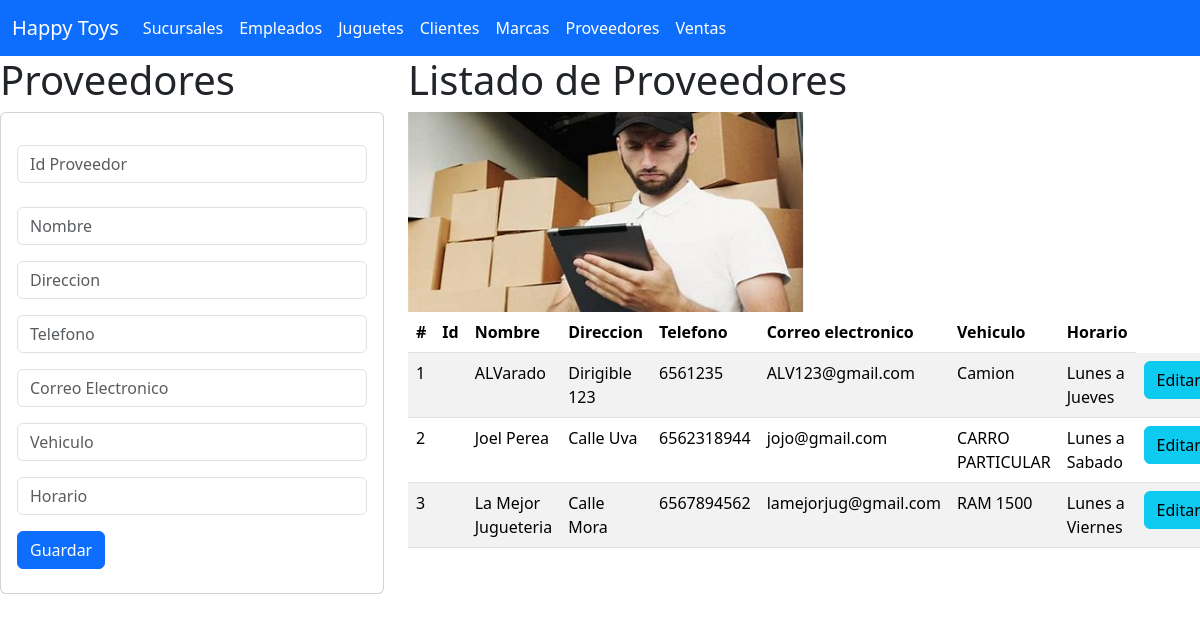
The app's page /proveedores, older data.
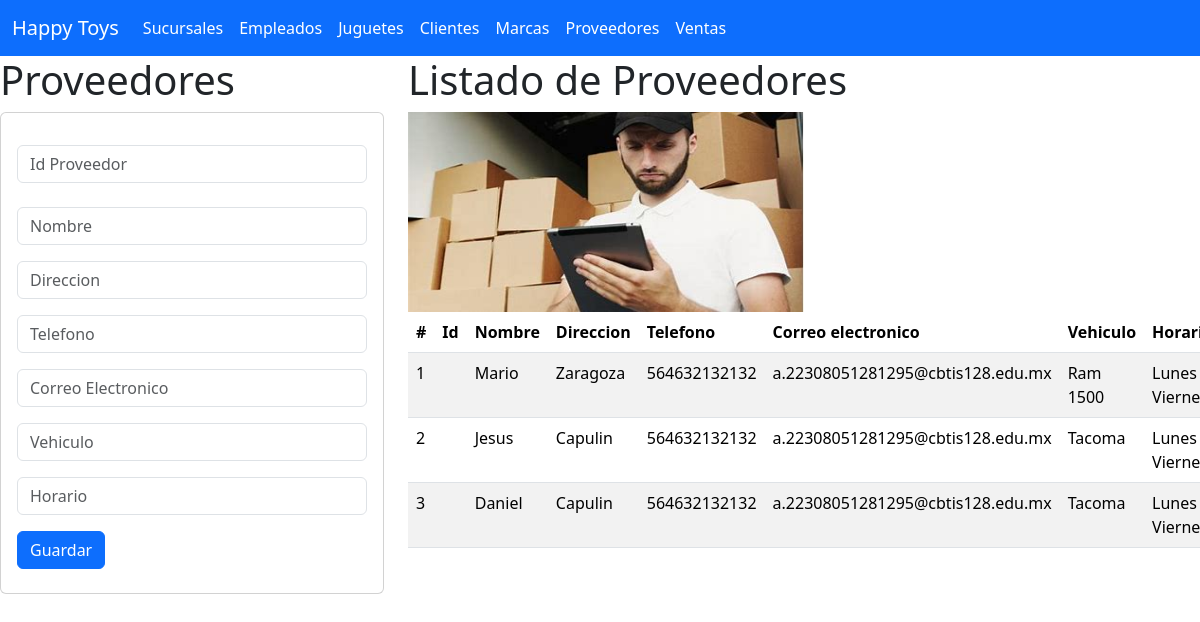
The same page, newer data.
### proveedores_app/models.py (models this page shows, shortened)
class Proveedores(models.Model):
    id_proveedor = models.CharField(primary_key=True, max_length=11)
    nombre = models.CharField(max_length=40)
    direccion = models.CharField(max_length=40)
    telefono = models.CharField(max_length=20)
    correo_electronico = models.CharField(max_length=40)
    vehiculo = models.CharField(max_length=20)
    horario = models.CharField(max_length=20)

### proveedores_app/views.py (the view)
# urls.py: path('proveedores', views.inicio_vistaProveedores, name='proveedores'),
def inicio_vistaProveedores (request):
    proveedores = Proveedores.objects.all()
    return render(request, 'gestionarProveedores.html', {'misProveedores' : proveedores})

### proveedores_app/templates/gestionarProveedores.html (shortened to what this page needs)
{% extends "base.html" %}
{% load static %}
{% block cuerpo %}
<div class="row">
  <div class="col-sm-12 col-md-4 col-lg-4 col-xl-4">
    <h1>Proveedores</h1>
    <div class="card">
      <div class="card-body">
        <form action="/registrarProveedores/" method="POST">
          <div class="from-group py-3">
            <input type="number"  id="txtid_proveedor"  name="txtid_proveedor" class="form-control"  placeholder="Id Proveedor" minlength="1"  maxlength="11"  required/>
          </div>
          <div class="from-group py-2">
            <input type="text"  id="txtnombre"  name="txtnombre" class="form-control"  placeholder="Nombre" minlength="1"  maxlength="40"  required/>
          </div>
          <div class="from-group py-2">
            <input type="text"  id="txtdireccion"  name="txtdireccion" class="form-control"  placeholder="Direccion" minlength="1"  maxlength="40"  required/>
          </div>
          <div class="from-group py-2">
            <input type="number"  id="txttelefono"  name="txttelefono" class="form-control"  placeholder="Telefono" required/>
          </div>
          <div class="from-group py-2">
            <input type="text"  id="txtcorreo_electronico"  name="txtcorreo_electronico" class="form-control"  placeholder="Correo Electronico" minlength="1"  maxlength="40"  required/>
          </div>
          <div class="from-group py-2">
            <input type="text"  id="txtvehiculo"  name="txtvehiculo" class="form-control"  placeholder="Vehiculo" minlength="1"  maxlength="20"  required/>
          </div>
          <div class="from-group py-2">
            <input type="text"  id="txthorario"  name="txthorario" class="form-control"  placeholder="Horario" minlength="1"  maxlength="20"  required/>
          </div>
          <div class="from-group py-2">
            <button type="submit" class="btn btn-primary">Guardar</button>
          </div>
        </form>
      </div>
    </div>
  </div>
  <div class="col-sm-12 col-md-8 col-lg-8 col-xl-8">
    <h1>Listado de Proveedores</h1>
    <img class="w-50" src="{% static 'img/proveedores.jpg' %}" alt="Trulli" width="200" height="200">
    <div class="table-responsive">
      <table class="table table-striped">
        <thead>
          <tr>
            <th scope="col">#</th>
            <th scope="col">Id</th>
            <th scope="col">Nombre</th>
            <th scope="col">Direccion</th>
            <th scope="col">Telefono</th>
            <th scope="col">Correo electronico</th>
            <th scope="col">Vehiculo</th>
            <th scope="col">Horario</th>
          </tr>
        </thead>
        <tbody>
          {% for m in misProveedores %}
          <tr>
            <td>{{forloop.counter}}</td>
            <td>{{m.id_sucursales}}</td>
            <td>{{m.nombre}}</td>
            <td>{{m.direccion}}</td>
            <td>{{m.telefono}}</td>
            <td>{{m.correo_electronico}}</td>
            <td>{{m.vehiculo}}</td>
            <td>{{m.horario}}</td>
            <td>
              <a href="seleccionarProveedores/{{m.id_proveedor}}" class="btn btn-info">Editar</a>
            </td>
          </tr>
          {% endfor %}
        </tbody>
      </table>
    </div>
  </div>
</div>
{% endblock %}

Row changes from the older to the newer data that the page shows:
removed Proveedores: nombre "ALVarado", direccion "Dirigible 123", telefono "6561235", correo_electronico "ALV123@gmail.com", vehiculo "Camion", horario "Lunes a Jueves"
removed Proveedores: nombre "Joel Perea", direccion "Calle Uva", telefono "6562318944", correo_electronico "jojo@gmail.com", vehiculo "CARRO PARTICULAR", horario "Lunes a Sabado"
removed Proveedores: nombre "La Mejor Jugueteria", direccion "Calle Mora", telefono "6567894562", correo_electronico "lamejorjug@gmail.com", vehiculo "RAM 1500", horario "Lunes a Viernes"
added Proveedores: nombre "Mario", direccion "Zaragoza", telefono "564632132132", correo_electronico "a.22308051281295@cbtis128.edu.mx", vehiculo "Ram 1500", horario "Lunes…"
added Proveedores: nombre "Jesus", direccion "Capulin", telefono "564632132132", correo_electronico "a.22308051281295@cbtis128.edu.mx", vehiculo "Tacoma", horario "Lunes…"
added Proveedores: nombre "Daniel", direccion "Capulin", telefono "564632132132", correo_electronico "a.22308051281295@cbtis128.edu.mx", vehiculo "Tacoma", horario "Lunes…"
